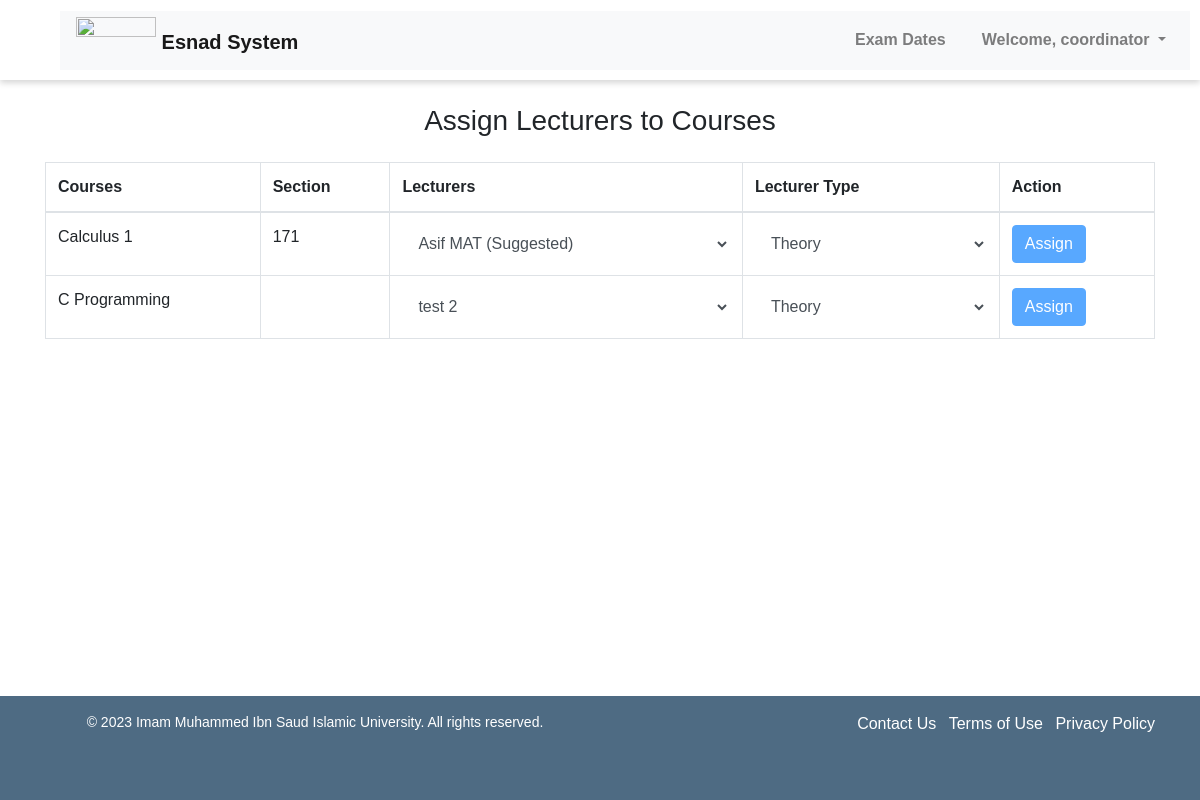
The app's page /esnad/ (signed in), older data.
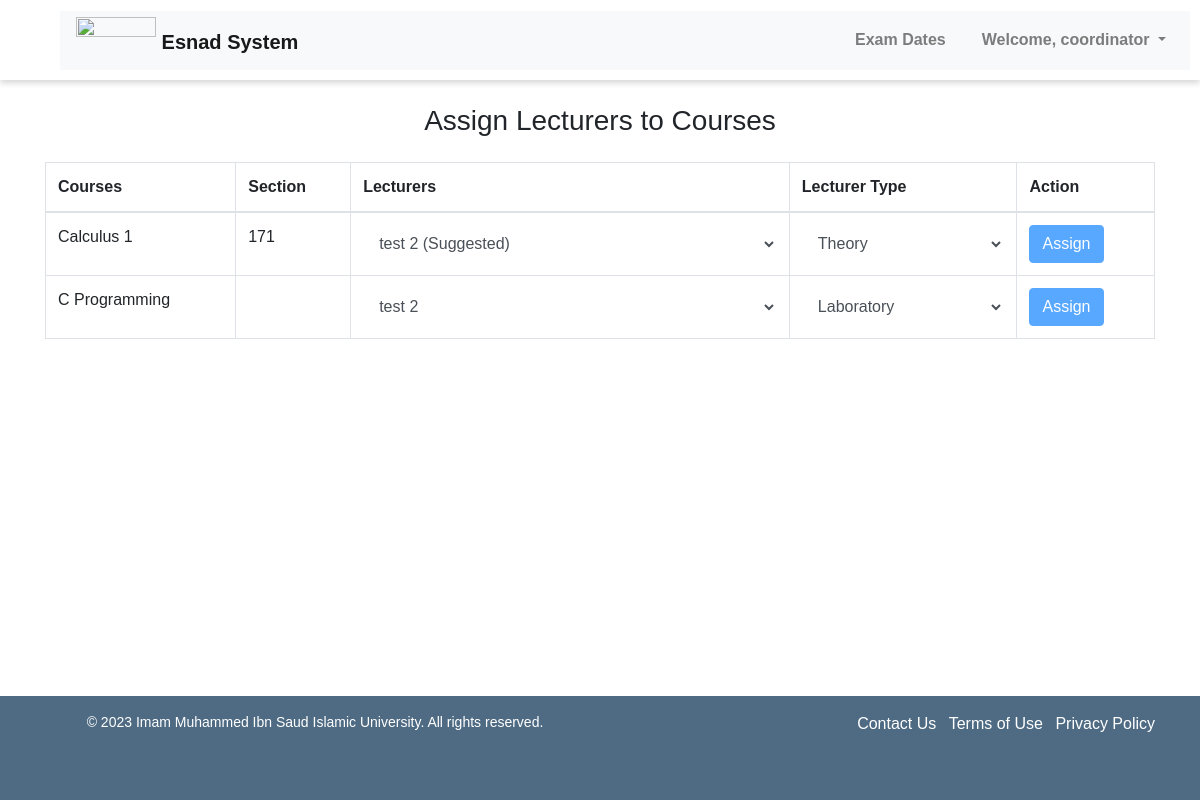
The same page, newer data.
### pages/models.py (models this page shows, shortened)
class Course(models.Model):
    course_code = models.CharField(max_length=100)
    course_name = models.CharField(max_length=100)
    credit_hours = models.PositiveIntegerField(null=True)
    course_lecturer = models.ForeignKey('Lecturer', on_delete=models.SET_NULL, null=True, related_name='courses_taught')
    course_level = models.PositiveIntegerField(null=True)
    course_lab_lecturer = models.ForeignKey('Lecturer', on_delete=models.SET_NULL, null=True, blank=True, related_name='lab_courses_taught')
    course_past_lecturers = models.ManyToManyField('Lecturer', related_name='past_courses', blank=True)
    course_time = models.TimeField(null=True, blank=True)
    course_day = models.CharField(max_length=1, choices=DAYS_OF_WEEK, null=True, blank=True)
    course_department = models.ForeignKey('Department', on_delete=models.SET_NULL, null=True, blank=True)
    course_building = models.CharField(max_length=100, blank=True)
    course_section = models.CharField(max_length=100, blank=True)

### pages/views.py (the view)
# urls.py: path('esnad/', esnad, name='esnad'),
@login_required(login_url='login')
def esnad(request):
    lecturers = Lecturer.objects.all()
    courses = Course.objects.all()
    return render(request, 'esnad.html', {'lecturers': lecturers, 'courses': courses})

### pages/context_processors.py (called while the page is built)
def get_user_groups(request):
    if request.user.is_authenticated:
        groups = request.user.groups.all()
        for group in groups:
            if group.name == 'Coordinators':
                return {'get_user_groups': True}
    return {'get_user_groups': False}

### pages/templates/esnad.html (shortened to what this page needs)
{% extends 'base.html' %}
{% load static %}
{% block extra_css %}
    <link rel="stylesheet" href="{% static 'esnad.css' %}">
{% endblock %}
{% block content %}
    <div class="container">
        <h3 class="mt-4 mb-4 text-center">Assign Lecturers to Courses</h3>
        <table class="table table-hover table-bordered">
            <thead>
              <tr>
                <th scope="col">Courses</th>
                <th scope="col">Section</th>
                <th scope="col">Lecturers</th>
                <th scope="col">Lecturer Type</th>
                <th scope="col">Action</th>
              </tr>
            </thead>
            <tbody>
              {% for course in courses %}
                <tr>
                    <form action="{% url 'add_lecturer_to_course' course.id %}" method="POST">
                    <td>{{ course.course_name }}</td>
                    <td>{{ course.course_section }}</td>
                    <td>
                        <select required name="lecturer" name="lecturer" class="form-control bg-white border-0" {% if not user.is_superuser %} disabled {% endif %}>
                        {% for lecturer in lecturers %}
                            {% if lecturer == course.course_lecturer or lecturer == course.course_lab_lecturer %}
                                <option value="{{ lecturer.id }}" selected>
                                    {{ lecturer.lecturer_name }}
                                    {% if user.is_superuser and lecturer in course.course_past_lecturers.all %}
                                        <span style="font-size: 10px;">(Suggested)</span>
                                    {% elif lecturer.lecturer_department == course.course_department %}
                                        <span style="font-size: 10px;">(Suggested)</span>
                                    {% endif %}
                                </option>
                            {% endif %}
                        {% endfor %}
                        </select>
                    </td>
                    <td>
                        <select required name="lecturer_type" class="form-control bg-white border-0">
                            <option value="L" {% if course.course_lab_lecturer %} selected {% endif %}
                            >Laboratory</option>
                            <option value="T" {% if course.course_lecturer %} selected {% endif %}
                            >Theory</option>
                        </select>
                    </td>
                    <td>
                        <button type="submit" class="btn btn-primary" {% if not user.is_superuser %} disabled {% endif %}>Assign</button>
                    </td>
                </form>
                </tr>
                {% endfor %}
            </tbody>
          </table>
    </div>
{% endblock %}

Row changes from the older to the newer data that the page shows:
changed Course "Calculus 1": lecturer "Asif MAT (Suggested)" → "test 2 (Suggested)"
changed Course "C Programming": lecturer_type "Theory" → "Laboratory"
